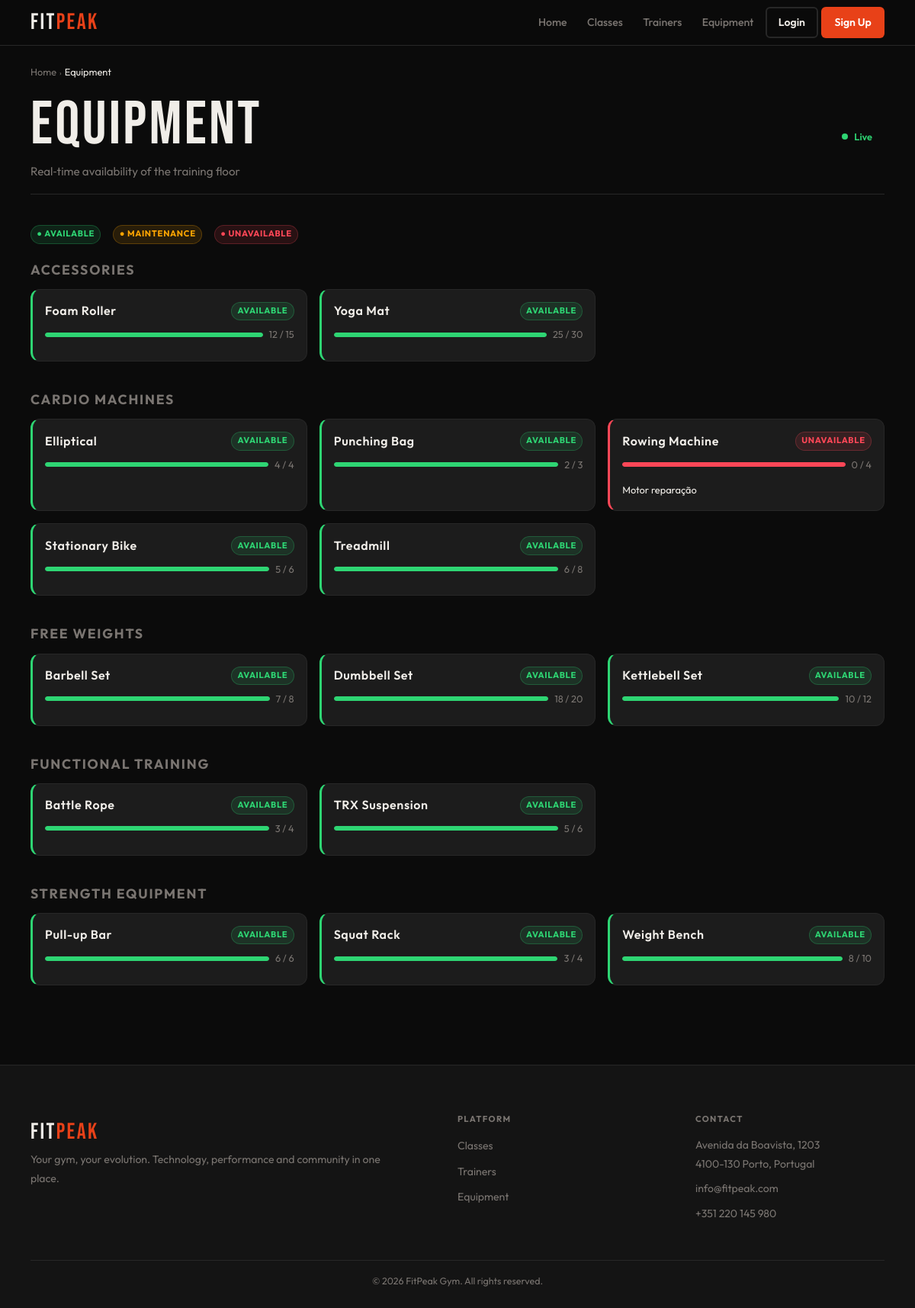
The app's page /pages/equipment.php, older data.
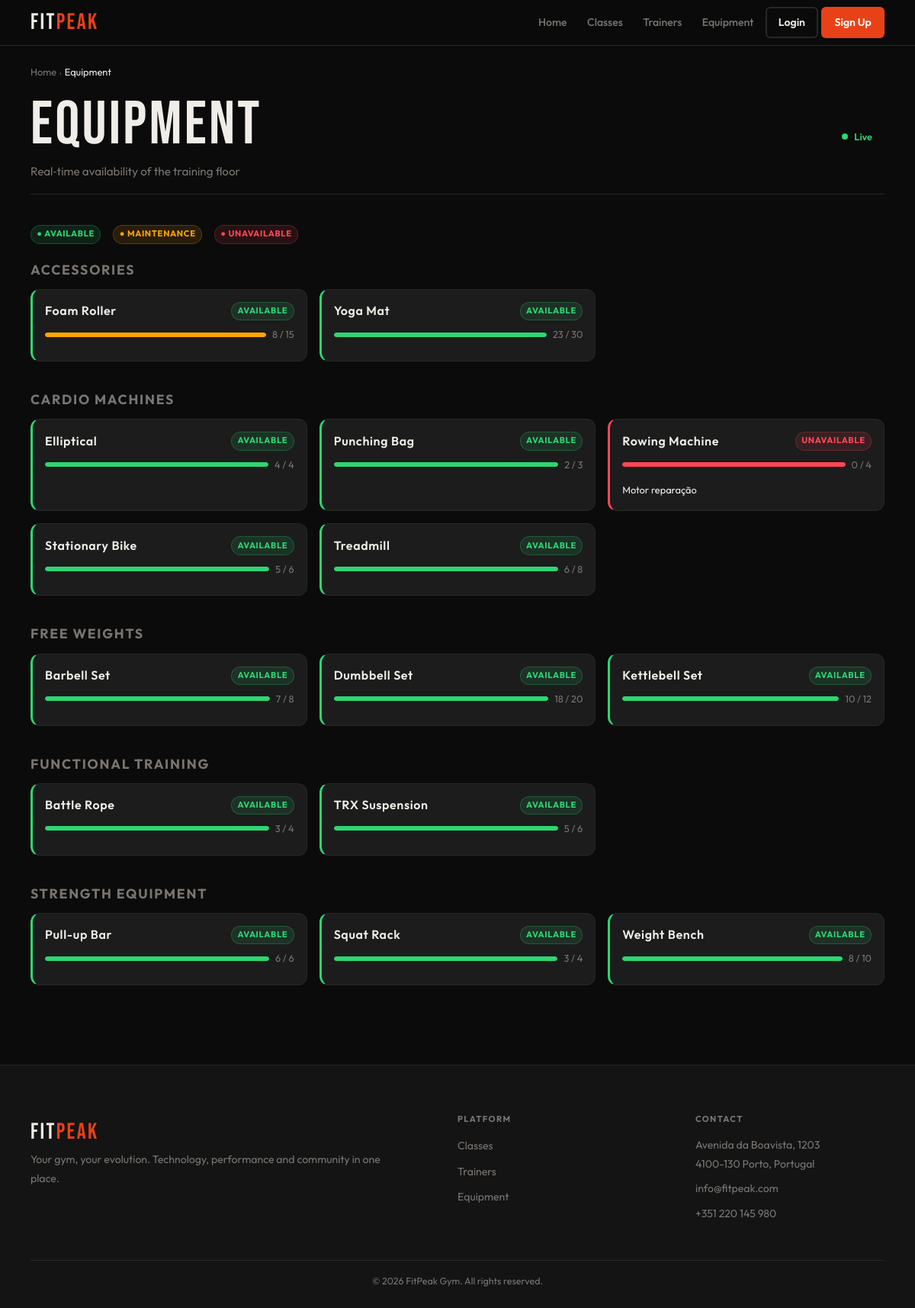
The same page, newer data.
### tables this page shows
CREATE TABLE equipment_categories (
    id INTEGER PRIMARY KEY AUTOINCREMENT,
    name TEXT UNIQUE NOT NULL,
    label TEXT NOT NULL,
    description TEXT,
    active INTEGER NOT NULL DEFAULT 1
);

CREATE TABLE equipment (
    id INTEGER PRIMARY KEY AUTOINCREMENT,
    name TEXT NOT NULL,
    category_id INTEGER NOT NULL,
    quantity INTEGER NOT NULL DEFAULT 1,
    available INTEGER NOT NULL DEFAULT 1,
    status TEXT NOT NULL DEFAULT 'available' CHECK(status IN ('available','maintenance','unavailable')),
    notes TEXT,
    updated_at DATETIME DEFAULT CURRENT_TIMESTAMP,
    FOREIGN KEY(category_id) REFERENCES equipment_categories(id)
);

### db/equipment.php (called while the page is built, shortened)
<?php
function getAllEquipmentCategories($pdo) {
    $stmt = $pdo->query("
        SELECT id, name, label
        FROM equipment_categories
        WHERE active = 1
        ORDER BY label
    ");
    return $stmt->fetchAll(PDO::FETCH_ASSOC);
}
function getAllEquipment($pdo) {
    $sql = "
        SELECT
            e.*,
            ec.label AS category_label,
            ec.name AS category_name
        FROM equipment e
        JOIN equipment_categories ec ON e.category_id = ec.id
        ORDER BY ec.label, e.name
    ";
    $stmt = $pdo->query($sql);
    return $stmt->fetchAll(PDO::FETCH_ASSOC);
}

### template/equipment.php (the view, shortened to what this page needs)
<?php
function equipment_width_class($percentage) {
    $percentage = max(0, min(100, (int)$percentage));
    return 'avail-w-' . (round($percentage / 10) * 10);
}
function output_equipment_card($item, $memberPlan = null) {
    $id = (int)$item['id'];
    $name = htmlspecialchars($item['name']);
    $notes = htmlspecialchars($item['notes'] ?? '');
    $quantity = (int)$item['quantity'];
    $available = (int)$item['available'];
    $effectiveStatus = $available === 0 ? 'unavailable' : $item['status'];
    $percentage = $quantity > 0 ? round(($available / $quantity) * 100) : 0;
    $barLevel = $percentage <= 25 ? 'low' : ($percentage <= 60 ? 'medium' : '');
    $widthClass = equipment_width_class($percentage);
    $statusLabel = [
        'available' => 'Available',
        'maintenance' => 'Maintenance',
        'unavailable' => 'Unavailable'
    ][$effectiveStatus] ?? 'Unknown';
    $statusBadge = [
        'available' => 'badge-success',
        'maintenance' => 'badge-warning',
        'unavailable' => 'badge-danger'
    ][$effectiveStatus] ?? 'badge-muted';
    ?>
    <link rel="stylesheet" href="/css/pages/form.css">
    <article class="equip-card status-<?= htmlspecialchars($effectiveStatus) ?>" data-eq-id="<?= $id ?>">
        <div class="equip-card-header">
            <h4 class="equip-name"><?= $name ?></h4>
            <span class="badge <?= $statusBadge ?>" data-status-badge><?= $statusLabel ?></span>
        </div>
        <div class="equip-availability">
            <div class="avail-bar">
                <div class="avail-fill <?= $barLevel ?> <?= $widthClass ?>"></div>
            </div>
            <span class="text-muted avail-text" data-avail>
                <?= $available ?> / <?= $quantity ?>
            </span>
        </div>
        <?php if ($notes !== ''): ?>
            <p class="equip-notes"><?= $notes ?></p>
        <?php endif; ?>
    </article>
    <?php
}
function output_equipment_grid($equipment, $categories, $memberPlan = null) {
    foreach ($categories as $cat) {
        $catId = (int)$cat['id'];
        $catLabel = htmlspecialchars($cat['label']);
        $catItems = array_filter($equipment, function ($item) use ($catId) {
            return (int)$item['category_id'] === $catId;
        });
        ?>
        <h3 class="category-title"><?= $catLabel ?></h3>
        <div class="equip-grid" data-category-id="<?= $catId ?>">
            <?php foreach ($catItems as $item): ?>
                <?php output_equipment_card($item, $memberPlan); ?>
            <?php endforeach; ?>
        </div>
        <?php
    }
}
    ?>

### includes/header.php (shortened to what this page needs)
<?php
if (!function_exists('output_header')) {
    function output_header($pageCss) {
        $loggedIn = isset($_SESSION['user_id']);
        $userRole = $_SESSION['role'] ?? '';
        $userIsAdmin = !empty($_SESSION['is_admin']) || $userRole === 'admin';
        $currentPath = $_SERVER['PHP_SELF'] ?? '';
        $isAdminArea = strpos($currentPath, '/admin/') !== false;
        $avatarHtml = '';
        if ($loggedIn && $isAdminArea && $userIsAdmin) {
            $headerArea = 'admin';
        } elseif ($loggedIn && $userRole === 'member') {
            $headerArea = 'member';
        } elseif ($loggedIn && $userRole === 'trainer') {
            $headerArea = 'trainer';
        } elseif ($loggedIn && $userRole === 'admin') {
            $headerArea = 'admin';
        } else {
            $headerArea = 'public';
        }
        if ($headerArea === 'member') {
            $logoLink = '../member/dashboard.php';
            $profileLink = '../member/profile.php';
        } elseif ($headerArea === 'trainer') {
            $logoLink = '../trainer/dashboard.php';
            $profileLink = '../trainer/profile.php';
        } elseif ($headerArea === 'admin') {
            $logoLink = '../admin/dashboard.php';
            $profileLink = '../admin/profile.php';
        } else {
            $logoLink = '../index.php';
        }
?>
<!DOCTYPE html>
<html lang="en">
<head>
    <link rel="stylesheet" href="../css/base.css">
    <link rel="stylesheet" href="../css/components.css">
    <link rel="stylesheet" href="../css/pages/<?= htmlspecialchars($pageCss) ?>">
</head>
<body>
<header>
    <nav class="navbar" aria-label="Main navigation">
        <a href="<?= htmlspecialchars($logoLink) ?>" class="logo">FIT<span>PEAK</span></a>
        <ul class="nav-menu">
            <?php if ($headerArea === 'member'): ?>
                <li><a href="../member/dashboard.php">Home</a></li>
                <li><a href="../member/classes.php">Classes</a></li>
                <li><a href="../member/trainers.php">Trainers</a></li>
                <li><a href="../member/equipment.php">Equipment</a></li>
                <?php if ($userIsAdmin): ?>
                    <li><a href="../pages/choose_area.php" class="nav-login">Switch Area</a></li>
                <?php endif; ?>
                <li class="nav-avatar">
                    <a href="../member/profile.php" class="avatar-link" title="My Profile">
                        <div class="avatar">
                            <?= $avatarHtml ?>
                        </div>
                    </a>
                </li>
            <?php else: ?>
                <li><a href="../index.php">Home</a></li>
                <li><a href="../pages/classes.php">Classes</a></li>
                <li><a href="../pages/trainers.php">Trainers</a></li>
                <li><a href="../pages/equipment.php">Equipment</a></li>
                <li><a href="../pages/login.php" class="nav-login">Login</a></li>
                <li><a href="../pages/register.php" class="nav-register">Sign Up</a></li>
            <?php endif; ?>
        </ul>
    </nav>
</header>
<?php
    }
}
?>

### pages/equipment.php (shortened to what this page needs)
<?php
require_once '../db/equipment.php';
require_once '../template/equipment.php';
require_once '../includes/header.php';
require_once '../includes/footer.php';
$pdo = getDatabaseConnection();
$categories = getAllEquipmentCategories($pdo);
$equipment = getAllEquipment($pdo);
output_header("equipment.css");
?>
<main class="main">
    <div class="container">
        <header class="page-header">
            <nav>
                <ol class="breadcrumb">
                    <li><a href="../index.php">Home</a></li>
                    <li><span class="breadcrumb-sep">›</span></li>
                    <li><span>Equipment</span></li>
                </ol>
            </nav>
            <div class="page-header-row flex-between" style="flex-wrap:wrap; gap:1rem;">
                <div>
                    <h1>Equipment</h1>
                    <p>Real‑time availability of the training floor</p>
                </div>
                <div class="live-indicator">
                    <span class="live-dot"></span> Live
                </div>
            </div>
        </header>
        <div class="flex gap-md mb-lg" style="flex-wrap:wrap;">
            <span class="badge badge-success">● Available</span>
            <span class="badge badge-warning">● Maintenance</span>
            <span class="badge badge-danger">● Unavailable</span>
        </div>
        <?php output_equipment_grid($equipment, $categories); ?>
    </div>
</main>
<?php output_footer('../pages/'); ?>

### includes/footer.php
<?php
function output_footer($basePath = '') {
    $safeBasePath = htmlspecialchars($basePath, ENT_QUOTES);
?>
    <footer class="site-footer">
        <div class="container">
            <div class="footer-grid">
                <div class="footer-box">
                    <span class="logo">FIT<span>PEAK</span></span>
                    <p>Your gym, your evolution. Technology, performance and community in one place.</p>
                </div>
                <div class="footer-box">
                    <h3>Platform</h3>
                    <ul>
                        <li><a href="<?= $safeBasePath ?>classes.php">Classes</a></li>
                        <li><a href="<?= $safeBasePath ?>trainers.php">Trainers</a></li>
                        <li><a href="<?= $safeBasePath ?>equipment.php">Equipment</a></li>
                    </ul>
                </div>
                <div class="footer-box">
                    <h3>Contact</h3>
                    <p>Avenida da Boavista, 1203<br>4100-130 Porto, Portugal</p>
                    <p>info@fitpeak.com</p>
                    <p>+351 220 145 980</p>
                </div>
            </div>
            <div class="footer-bottom">
                <p>&copy; 2026 FitPeak Gym. All rights reserved.</p>
            </div>
        </div>
    </footer>
    </body>
    </html>
<?php } ?>

### css/base.css (style rules this page uses)
:root { --bg: #0b0b0b; --surface: #141414; --card: #1c1c1c; --border: #272727; --accent: #e84118; --accent-glow: rgba(232, 65, 24, 0.28); --text: #f0ede8; --muted: #7a7571; --success: #2ed573; --warning: #ffa502; --danger: #ff4757; --info: #1e90ff; --ff-display: 'Bebas Neue', sans-serif; --ff-body: 'Outfit', sans-serif; --sp-xs: 0.25rem; --sp-sm: 0.5rem; --sp-md: 1rem; --sp-lg: clamp(1rem, 3vw, 1.5rem); --sp-xl: clamp(1.5rem, 5vw, 2.5rem); --sp-2xl: clamp(2rem, 7vw, 4rem); --nav-h: 60px; --r-sm: 6px; --r-md: 12px; --r-pill: 999px; --touch: 44px; --max-w: 1200px; --shadow-a: 0 0 24px var(--accent-glow); --t: 0.22s cubic-bezier(0.4, 0, 0.2, 1); }
*, *::before, *::after { box-sizing: border-box; margin: 0; padding: 0; }
html { font-size: 16px; scroll-behavior: smooth; -webkit-text-size-adjust: 100%; }
body { font-family: var(--ff-body); background: var(--bg); color: var(--text); line-height: 1.6; min-height: 100dvh; display: flex; flex-direction: column; overflow-x: hidden; }
a { color: inherit; text-decoration: none; }
ul, ol { list-style: none; }
h1, h2, h3, h4, h5, h6 { font-family: var(--ff-display); letter-spacing: 0.04em; line-height: 1.1; font-weight: 400; }
h1 { font-size: clamp(2.2rem, 7vw, 5rem); }
h3, h4 { font-size: clamp(1rem, 2.5vw, 1.2rem); font-family: var(--ff-body); font-weight: 600; }
p { line-height: 1.75; }
.container { width: 100%; max-width: var(--max-w); margin-inline: auto; padding-inline: var(--sp-md); }
.main { flex: 1; padding-top: var(--nav-h); }
.text-muted { color: var(--muted); }
@media (min-width: 640px) { .container { padding-inline: var(--sp-lg); } }
@media (min-width: 1024px) { .container { padding-inline: var(--sp-xl); } }

### css/pages/equipment.css (style rules this page uses)
.breadcrumb { display: flex; flex-wrap: wrap; align-items: center; gap: var(--sp-xs); font-size: 0.8rem; color: var(--muted); margin-bottom: var(--sp-md); }
.breadcrumb a { color: var(--muted); transition: color var(--t); }
.breadcrumb-sep { font-size: 0.6rem; opacity: 0.45; }
.breadcrumb span { color: var(--text); }
.page-header { padding-block: var(--sp-lg) var(--sp-md); border-bottom: 1px solid var(--border); margin-bottom: var(--sp-xl); }
.page-header h1 { margin-bottom: 0.2rem; }
.page-header p { color: var(--muted); font-size: 0.95rem; }
.page-header-row { display: flex; justify-content: space-between; align-items: center; flex-wrap: wrap; gap: 1rem; margin-top: var(--sp-sm); }
.category-title { margin-bottom: 1rem; color: var(--muted); font-size: 1.1rem; text-transform: uppercase; letter-spacing: 0.1em; font-family: var(--ff-body); font-weight: 700; }
.live-indicator { display: flex; align-items: center; gap: 0.5rem; font-size: 0.8rem; color: var(--success); font-weight: 600; }
.live-dot { width: 8px; height: 8px; border-radius: 50%; background: var(--success); animation: live-pulse 2s ease infinite; }
.equip-grid { display: grid; grid-template-columns: 1fr; gap: var(--sp-md); margin-bottom: var(--sp-xl); }
@media (min-width: 540px) { .equip-grid { grid-template-columns: repeat(2, 1fr); } }
@media (min-width: 860px) { .equip-grid { grid-template-columns: repeat(3, 1fr); } }
.equip-card { background: var(--card); border: 1px solid var(--border); border-radius: var(--r-md); padding: var(--sp-md); transition: border-color 0.2s, box-shadow 0.2s; display: flex; flex-direction: column; height: 100%; }
.equip-card-header { display: flex; justify-content: space-between; align-items: center; flex-wrap: wrap; gap: var(--sp-sm); margin-bottom: var(--sp-sm); flex-shrink: 0; }
.equip-name { font-family: var(--ff-body); font-weight: 600; font-size: 1rem; }
.equip-availability { display: flex; align-items: center; gap: var(--sp-sm); margin-bottom: var(--sp-sm); flex-shrink: 0; }
.avail-bar { flex: 1; height: 6px; background: var(--border); border-radius: 3px; overflow: hidden; }
.avail-fill { height: 100%; border-radius: 3px; background: var(--success); transition: width 0.4s ease, background 0.3s; }
.avail-fill.medium { background: var(--warning); }
.avail-fill.low { background: var(--danger); }
.avail-text { font-size: 0.8rem; white-space: nowrap; }
.equip-notes { font-size: 0.8rem; margin-top: var(--sp-xs); flex-shrink: 0; }
.status-available { border-left: 3px solid var(--success); }
.status-unavailable { border-left: 3px solid var(--danger); }
.flex-between { display: flex; align-items: center; justify-content: space-between; }
.flex { display: flex; }
.gap-md { gap: var(--sp-md); }
.mb-lg { margin-bottom: var(--sp-lg); }
.text-muted { color: var(--muted); }

Row changes from the older to the newer data that the page shows:
changed equipment "Foam Roller": available "12" → "8"
changed equipment "Yoga Mat": available "25" → "23"
